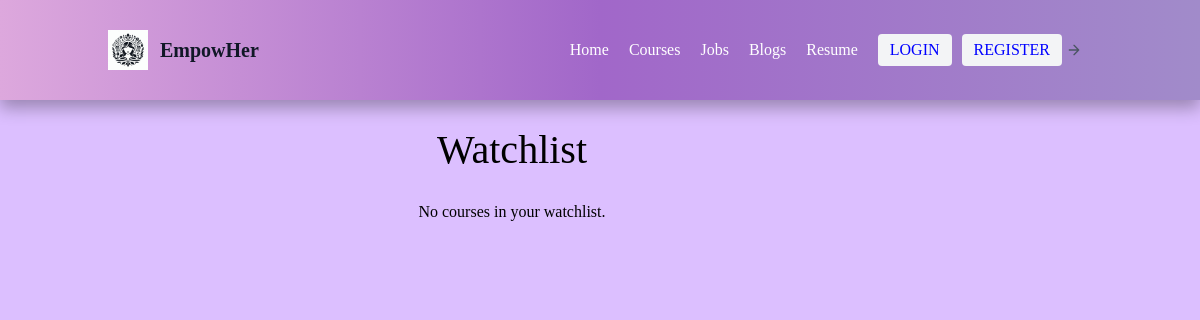
/watchlist/ (signed in), run on an earlier commit of the app's database.
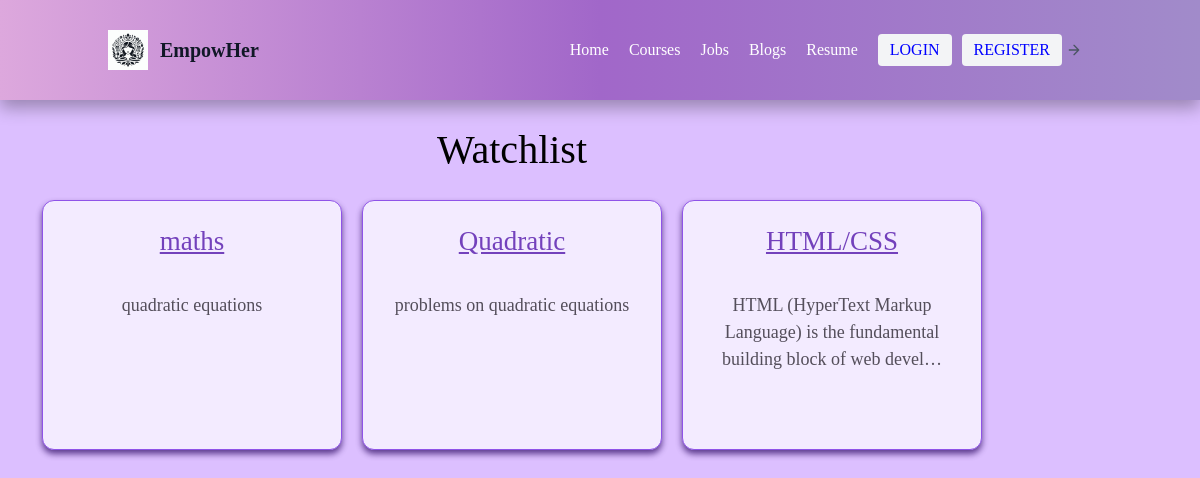
And on a later commit of the database.
### nav/models.py (models this page shows, shortened)
class Watchlist(models.Model):
  user=models.ForeignKey(User,on_delete=models.CASCADE, related_name="user_watchlist") #Creates a foreignkey relationship between the WatchList Model and the User model
  course=models.ForeignKey(Course,on_delete=models.CASCADE ,related_name='course_watchlist')

class Course(models.Model):
  title =models.CharField(max_length=100 , verbose_name="Title")
  description = models.TextField(verbose_name="Description")
  video_link=models.CharField(max_length=11, verbose_name="Video Link")
  created_at=models.DateTimeField(auto_now_add=True)

### nav/views.py (the view)
# urls.py: path('watchlist/', views.watchlist, name='watchlist'),
@login_required
def watchlist(request):
  watchlist_courses=Watchlist.objects.filter(user=request.user)
  return render(request, 'nav/watchlist.html', {'watchlist_courses': watchlist_courses})

### nav/templates/nav/watchlist.html (shortened to what this page needs)
{% load static %}
<!DOCTYPE html>
<html>
<head>
    <script src="https://cdn.tailwindcss.com"></script>
    <link rel="stylesheet" href="{% static 'nav/images/common.css' %}">
</head>
<body>
  <header class="text-gray-600 body-font">
    <div class="container mx-auto flex flex-wrap p-5 flex-col md:flex-row items-center">
      <a class="flex title-font font-medium items-center text-gray-900 mb-4 md:mb-0">
        <img src="{% static 'nav/images/Designer.png'%}" style=" height:40px ; width:40px;">
        <span class="ml-3 text-xl">EmpowHer</span>
      </a>
      <nav class="md:ml-auto flex flex-wrap items-center text-base justify-center">
        <a class="mr-5 hover:text-gray-900">Home</a>
        <a class="mr-5 hover:text-gray-900" href="{% url 'course_list' %}">Courses</a>
        <a class="mr-5 hover:text-gray-900" href="{% url 'job_list' %}">Jobs</a>
        <a class="mr-5 hover:text-gray-900" href="{% url 'blog_list' %}">Blogs</a>
        <a class="mr-5 hover:text-gray-900" href="{% url 'upload_file' %}">Resume</a>
      </nav>
      <a href="{% url 'login_view' %}" class="inline-flex items-center bg-gray-100 border-0 py-1 px-3 focus:outline-none hover:bg-gray-200 rounded text-base mt-4 md:mt-0" style="margin-right:10px; color:blue">LOGIN</a>
      <a href="{% url 'register' %}" class="inline-flex items-center bg-gray-100 border-0 py-1 px-3 focus:outline-none hover:bg-gray-200 rounded text-base mt-4 md:mt-0" style="color:blue">REGISTER</a>
        <svg fill="none" stroke="currentColor" stroke-linecap="round" stroke-linejoin="round" stroke-width="2" class="w-4 h-4 ml-1" viewBox="0 0 24 24">
          <path d="M5 12h14M12 5l7 7-7 7"></path>
        </svg>
    </div>
  </header>
    <div class="container">
        <div class="header">
            <h1>Watchlist</h1>
        </div>
        <div class="card-container">
            {% for watchlist_item in watchlist_courses %}
                <div class="card-wrapper">
                    <div class="card">
                        <div class="card-content">
                            <div class="card-title">
                                <a href="{% url 'course_detail' watchlist_item.course.id %}">{{ watchlist_item.course.title }}</a>
                            </div>
                            <div class="card-excerpt">
                                {{ watchlist_item.course.description|truncatechars:80 }}
                            </div>
                        </div>
                    </div>
                </div>
            {% empty %}
                <p>No courses in your watchlist.</p>
            {% endfor %}
        </div>
    </div>
</body>
</html>

### nav/static/nav/images/common.css (style rules this page uses)
body { margin: 0; padding: 0; font-family: 'Times New Roman', Times, serif, sans-serif; }
header { background: linear-gradient(to right, #dda8dd, #a167c9, #a18bca); padding: 10px; box-shadow: 0 8px 16px rgba(0, 0, 0, 0.3); }
header a { color: white; text-decoration: none; }
header .title-font { font-size: 1.75rem; font-weight: bold; }
header svg { margin-right: 10px; }

### nav/templates/nav/watchlist.html (style rules this page uses)
body { background-color: #DCBFFF; font-family: 'Times New Roman', Times, serif, sans-serif; margin: 0; padding: 0; }
.container { padding: 20px; text-align: center; }
.header { margin-bottom: 20px; }
.header h1 { font-size: 2.5em; margin-bottom: 10px; }
.card-container { display: flex; flex-wrap: wrap; justify-content: center; gap: 20px; }
.card-wrapper { flex: 1 1 300px; max-width: 300px; box-sizing: border-box; }
.card { background-color: #f9f7ff; border: 1px solid #7d39e3; border-radius: 12px; padding: 20px; display: flex; flex-direction: column; justify-content: space-between; box-shadow: 0 4px 6px #3d1a72; height: 250px; opacity: 0.8; }
.card-content { flex: 1; font-size: 18px; }
.card-title { color: #5a22ac; font-size: 1.5em; margin: 0; padding-bottom: 20px; }
.card-title a { color: #5a22ac; text-decoration: underline; }
.card-excerpt { margin: 10px 0; color: #333; }

What changed in the data, as far as the page shows it:
added Watchlist: course "maths", course.description "quadratic equations"
added Watchlist: course "Quadratic", course.description "problems on quadratic equations"
added Watchlist: course "HTML/CSS", course.description "HTML (HyperText Markup Language) is the fundamental building block of web devel…"
Also different on the page:
text no longer shown: "No courses in your watchlist."
